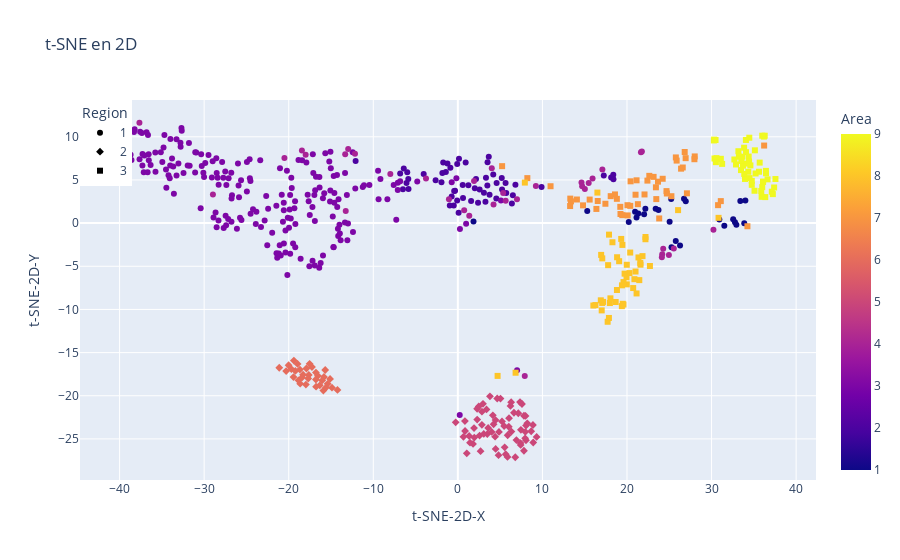
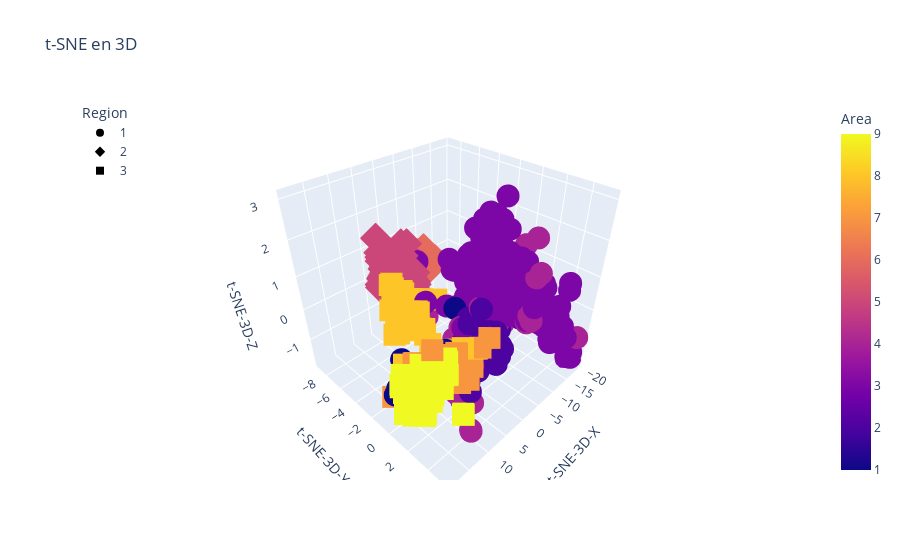

The notebook cell saved with these charts, in order:
### Code cell
# Agregar etiquetas a los resultados de t-SNE
df_tsne_2d = pd.DataFrame(data=X_tsne_2d, columns=['t-SNE-2D-X', 't-SNE-2D-Y'])
df_tsne_2d = pd.concat([df_tsne_2d, df_labels3, df_labels9], axis=1)

df_tsne_3d = pd.DataFrame(data=X_tsne_3d, columns=['t-SNE-3D-X', 't-SNE-3D-Y', 't-SNE-3D-Z'])
df_tsne_3d = pd.concat([df_tsne_3d, df_labels3, df_labels9], axis=1)

# Visualizar en 2D
fig_2d = px.scatter(df_tsne_2d, x='t-SNE-2D-X', y='t-SNE-2D-Y', color='Area', symbol='Region', 
                    title='t-SNE en 2D')
fig_2d.update_layout(legend=dict(x=0, y=1))
fig_2d.show()

# Visualizar en 3D
fig_3d = px.scatter_3d(df_tsne_3d, x='t-SNE-3D-X', y='t-SNE-3D-Y', z='t-SNE-3D-Z', color='Area', symbol='Region',
                       title='t-SNE en 3D')
fig_3d.update_layout(legend=dict(x=0, y=1))
fig_3d.show()

### Figure 1 — Plotly figure (JSON) as saved in the notebook; plotly's stock layout.template omitted (floating-point values rounded to 4 significant figures; data arrays with more than 128 entries replaced by an {"elided": "..."} marker saying what was removed)
{"data": [{"hovertemplate": "Region=1<br>t-SNE-2D-X=%{x}<br>t-SNE-2D-Y=%{y}<br>Area=%{marker.color}<extra></extra>", "legendgroup": "1", "marker": {"color": {"elided": "323 int values"}, "coloraxis": "coloraxis", "symbol": "circle"}, "mode": "markers", "name": "1", "orientation": "v", "showlegend": true, "type": "scatter", "x": {"elided": "323 float values"}, "xaxis": "x", "y": {"elided": "323 float values"}, "yaxis": "y"}, {"hovertemplate": "Region=2<br>t-SNE-2D-X=%{x}<br>t-SNE-2D-Y=%{y}<br>Area=%{marker.color}<extra></extra>", "legendgroup": "2", "marker": {"color": [5, 5, 5, 5, 5, 5, 5, 5, 5, 5, 5, 5, 5, 5, 5, 5, 6, 6, 6, 6, 6, 6, 6, 6, 5, 5, 5, 5, 5, 5, 5, 5, 5, 5, 5, 5, 5, 5, 5, 5, 5, 5, 5, 5, 5, 5, 5, 5, 5, 5, 5, 5, 5, 5, 5, 5, 5, 5, 5, 5, 5, 5, 5, 5, 5, 5, 5, 5, 5, 5, 5, 5, 5, 6, 6, 6, 6, 6, 6, 6, 6, 6, 6, 6, 6, 6, 6, 6, 6, 6, 6, 6, 6, 6, 6, 6, 6, 6], "coloraxis": "coloraxis", "symbol": "diamond"}, "mode": "markers", "name": "2", "orientation": "v", "showlegend": true, "type": "scatter", "x": [4.227, 1.797, 1.437, 6.023, 3.388, 4.457, 7.148, 2.847, 2.287, 5.87, -0.2555, 2.843, 3.795, 2.57, 4.862, 2.28, -14.88, -15.91, -15.6, -19.69, -16.32, -19.22, -16.77, -19.43, 0.8362, 7.816, 6.634, 0.8531, 7.413, 1.335, 6.305, 6.333, 3.483, 5.221, 8.211, 6.923, 2.47, 6.222, 7.35, 6.05, 7.427, 2.973, 8.002, 5.043, 3.065, 5.891, 7.957, 7.816, 8.056, 8.063, 8.879, 7.979, 4.657, 5.473, 8.915, 9.317, 8.67, 4.001, 2.687, 1.947, 6.79, 1.055, 7.584, 4.469, 4.139, 0.6602, 7.457, 5.661, 1.914, 5.536, 4.407, 4.812, 3.581, -16.55, -17.91, -17.63, -20.01, -19.39, -20.3, -15.69, -21.12, -18.68, -16.04, -18.42, -15.4, -15.83, -18.95, -16.79, -17.69, -16.78, -17.25, -15.11, -17.53, -14.24, -18.64, -18.3, -18.85, -17.97], "xaxis": "x", "y": [-23.3, -25.58, -25.43, -23.59, -21.59, -22.82, -22.03, -21.84, -22.75, -27.09, -23.07, -23.37, -20.06, -24.61, -24.19, -21.5, -19.07, -19.4, -19.05, -16.91, -18.79, -17.13, -18.95, -17.83, -22.93, -26.37, -21.97, -24.08, -25.48, -24.66, -20.75, -24.15, -24.44, -22.97, -23.19, -25.13, -21.23, -21.18, -20.73, -22.59, -25.7, -20.94, -22.33, -20.33, -24.42, -24.57, -24.93, -22.32, -25.17, -23.45, -23.39, -24.18, -20.32, -23.52, -25.41, -24.76, -24.11, -24.19, -26.42, -24.84, -27.12, -26.66, -20.95, -26.16, -22.27, -24.76, -23.95, -26.78, -23.75, -25.97, -24.74, -26.88, -23.73, -17.69, -16.84, -17.59, -16.47, -15.92, -17.14, -17.02, -16.75, -16.96, -18.22, -17.88, -18.61, -17.83, -16.31, -18.12, -18.0, -17.31, -16.67, -18.05, -16.29, -19.33, -18.6, -17.56, -18.21, -18.7], "yaxis": "y"}, {"hovertemplate": "Region=3<br>t-SNE-2D-X=%{x}<br>t-SNE-2D-Y=%{y}<br>Area=%{marker.color}<extra></extra>", "legendgroup": "3", "marker": {"color": {"elided": "151 int values"}, "coloraxis": "coloraxis", "symbol": "square"}, "mode": "markers", "name": "3", "orientation": "v", "showlegend": true, "type": "scatter", "x": {"elided": "151 float values"}, "xaxis": "x", "y": {"elided": "151 float values"}, "yaxis": "y"}], "layout": {"coloraxis": {"colorbar": {"title": {"text": "Area"}}, "colorscale": [[0, "#0d0887"], [0.1111, "#46039f"], [0.2222, "#7201a8"], [0.3333, "#9c179e"], [0.4444, "#bd3786"], [0.5556, "#d8576b"], [0.6667, "#ed7953"], [0.7778, "#fb9f3a"], [0.8889, "#fdca26"], [1, "#f0f921"]]}, "legend": {"title": {"text": "Region"}, "tracegroupgap": 0, "x": 0, "y": 1}, "title": {"text": "t-SNE en 2D"}, "xaxis": {"anchor": "y", "domain": [0, 1], "title": {"text": "t-SNE-2D-X"}}, "yaxis": {"anchor": "x", "domain": [0, 1], "title": {"text": "t-SNE-2D-Y"}}}}

### Figure 2 — Plotly figure (JSON) as saved in the notebook; plotly's stock layout.template omitted (floating-point values rounded to 4 significant figures; data arrays with more than 128 entries replaced by an {"elided": "..."} marker saying what was removed)
{"data": [{"hovertemplate": "Region=1<br>t-SNE-3D-X=%{x}<br>t-SNE-3D-Y=%{y}<br>t-SNE-3D-Z=%{z}<br>Area=%{marker.color}<extra></extra>", "legendgroup": "1", "marker": {"color": {"elided": "323 int values"}, "coloraxis": "coloraxis", "symbol": "circle"}, "mode": "markers", "name": "1", "scene": "scene", "showlegend": true, "type": "scatter3d", "x": {"elided": "323 float values"}, "y": {"elided": "323 float values"}, "z": {"elided": "323 float values"}}, {"hovertemplate": "Region=2<br>t-SNE-3D-X=%{x}<br>t-SNE-3D-Y=%{y}<br>t-SNE-3D-Z=%{z}<br>Area=%{marker.color}<extra></extra>", "legendgroup": "2", "marker": {"color": [5, 5, 5, 5, 5, 5, 5, 5, 5, 5, 5, 5, 5, 5, 5, 5, 6, 6, 6, 6, 6, 6, 6, 6, 5, 5, 5, 5, 5, 5, 5, 5, 5, 5, 5, 5, 5, 5, 5, 5, 5, 5, 5, 5, 5, 5, 5, 5, 5, 5, 5, 5, 5, 5, 5, 5, 5, 5, 5, 5, 5, 5, 5, 5, 5, 5, 5, 5, 5, 5, 5, 5, 5, 6, 6, 6, 6, 6, 6, 6, 6, 6, 6, 6, 6, 6, 6, 6, 6, 6, 6, 6, 6, 6, 6, 6, 6, 6], "coloraxis": "coloraxis", "symbol": "diamond"}, "mode": "markers", "name": "2", "scene": "scene", "showlegend": true, "type": "scatter3d", "x": [1.114, -0.5542, -0.6325, 2.173, 0.5898, 1.291, 3.025, 0.245, 0.0716, 1.87, -1.514, 0.2603, 1.022, 0.003654, 1.365, 0.1441, -5.87, -6.39, -6.21, -9.16, -6.681, -8.844, -6.884, -8.801, -0.9695, 3.046, 2.744, -0.9934, 3.042, -0.8448, 2.489, 2.326, 0.5671, 1.727, 3.655, 2.769, 0.1208, 2.499, 3.172, 2.283, 3.078, 0.3728, 3.457, 1.691, 0.383, 2.085, 3.44, 3.42, 3.486, 3.557, 3.61, 3.26, 1.485, 1.891, 3.423, 3.865, 3.812, 0.8856, -0.08139, -0.5094, 2.564, -1.205, 3.245, 1.083, 1.062, -0.8155, 3.272, 1.723, -0.2606, 1.713, 1.156, 1.439, 0.7393, -7.062, -8.021, -7.793, -9.392, -9.081, -9.495, -6.583, -10.08, -8.553, -6.684, -8.213, -6.209, -6.672, -8.836, -7.082, -7.832, -7.269, -7.743, -6.277, -7.822, -5.392, -8.268, -8.153, -8.343, -7.889], "y": [-6.602, -7.713, -7.603, -6.87, -5.448, -6.344, -5.979, -5.441, -6.15, -9.02, -6.072, -6.591, -4.548, -7.32, -7.176, -5.533, -8.068, -8.24, -7.799, -7.416, -7.824, -7.461, -7.849, -7.889, -6.161, -8.455, -5.855, -6.937, -8.167, -7.333, -5.186, -7.25, -7.205, -6.439, -6.86, -7.972, -5.32, -5.402, -5.214, -6.259, -8.207, -5.136, -6.266, -4.855, -7.21, -7.435, -7.869, -6.23, -7.9, -6.996, -7.12, -7.524, -4.808, -6.729, -8.307, -8.036, -7.357, -7.11, -8.514, -7.56, -9.024, -8.464, -5.289, -8.488, -6.033, -7.267, -7.212, -8.932, -6.769, -8.455, -7.349, -8.62, -7.017, -7.524, -7.157, -7.67, -7.302, -6.772, -7.531, -6.928, -7.539, -7.406, -7.824, -7.781, -7.76, -7.665, -7.01, -7.697, -7.681, -7.36, -6.929, -7.844, -6.82, -8.195, -8.184, -7.794, -8.082, -8.219], "z": [0.4185, 0.1836, 0.2051, 0.7246, 0.4648, 0.3527, 0.19, 0.6415, 1.349, 0.3885, 0.4011, 0.9397, 0.1604, 0.8119, 0.9471, 0.08072, 0.1142, 0.1063, -0.2156, 0.2043, -0.2746, 0.2045, -0.3559, 0.09283, 0.8774, 1.35, 0.4132, 0.6122, 0.6982, 0.5862, 0.2894, 0.5833, 0.5222, 0.6671, 0.3837, 0.7023, 0.3228, 0.02309, 0.1266, 0.448, 0.9594, 0.2822, 0.1671, -0.2276, 0.8185, 0.6904, 0.7874, 0.1939, 0.8837, 0.2374, -0.1512, 0.06763, -0.143, 0.9097, -0.05186, -0.07713, 0.4109, 0.3256, 0.743, 0.8848, 0.1126, 0.3627, 0.102, 0.6142, 0.2276, 1.15, 0.6065, 0.53, 0.09314, 0.7353, 0.1272, -0.03923, 0.859, 0.1569, 0.1845, 0.3455, 0.2221, 0.2821, 0.164, 0.02703, 0.1681, 0.2482, 0.2334, -0.2196, -0.1193, 0.3709, 0.2098, 0.3757, -0.129, 0.007883, 0.05728, 0.4818, 0.3572, 0.2149, 0.05198, 0.5442, 0.2929, 0.1536]}, {"hovertemplate": "Region=3<br>t-SNE-3D-X=%{x}<br>t-SNE-3D-Y=%{y}<br>t-SNE-3D-Z=%{z}<br>Area=%{marker.color}<extra></extra>", "legendgroup": "3", "marker": {"color": {"elided": "151 int values"}, "coloraxis": "coloraxis", "symbol": "square"}, "mode": "markers", "name": "3", "scene": "scene", "showlegend": true, "type": "scatter3d", "x": {"elided": "151 float values"}, "y": {"elided": "151 float values"}, "z": {"elided": "151 float values"}}], "layout": {"coloraxis": {"colorbar": {"title": {"text": "Area"}}, "colorscale": [[0, "#0d0887"], [0.1111, "#46039f"], [0.2222, "#7201a8"], [0.3333, "#9c179e"], [0.4444, "#bd3786"], [0.5556, "#d8576b"], [0.6667, "#ed7953"], [0.7778, "#fb9f3a"], [0.8889, "#fdca26"], [1, "#f0f921"]]}, "legend": {"title": {"text": "Region"}, "tracegroupgap": 0, "x": 0, "y": 1}, "scene": {"domain": {"x": [0, 1], "y": [0, 1]}, "xaxis": {"title": {"text": "t-SNE-3D-X"}}, "yaxis": {"title": {"text": "t-SNE-3D-Y"}}, "zaxis": {"title": {"text": "t-SNE-3D-Z"}}}, "title": {"text": "t-SNE en 3D"}}}
